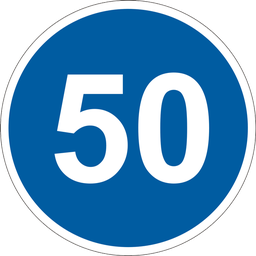
#> input picture game/assets/signs/4.7.png, 256 x 256 px; its folder holds 5 pictures in this run
$ python make_speed_signs.py
#> lines starting #> are read from the running program, lines starting #| are printed output that depends on the picture; pictures that were not available may be replaced by others from this repository, and a replacement may not be noted
"""Derives the speed-limit variants the avtodrom needs (3.24 "20"/"40", 4.7 "20")
from the official 3.24 / 4.7 images by repainting the numerals."""
import json
from pathlib import Path

from PIL import Image, ImageDraw, ImageFont

ROOT = Path(__file__).resolve().parent.parent
SIGNS = ROOT / "game" / "assets" / "signs"
FONT = "C:/Windows/Fonts/arialbd.ttf"


def repaint(src_code: str, text: str, out_code: str, fill_rgb, text_rgb, clear: float = 0.30) -> None:
    im = Image.open(SIGNS / f"{src_code}.png").convert("RGBA")
    w, h = im.size
    d = ImageDraw.Draw(im)
    cx, cy = w / 2, h / 2
    r = w * clear  # clears the numerals, keeps the red/blue ring
    d.ellipse((cx - r, cy - r * 0.95, cx + r, cy + r * 0.95), fill=fill_rgb + (255,))
    size = int(h * 0.40)
    font = ImageFont.truetype(FONT, size)
    bbox = d.textbbox((0, 0), text, font=font)
    tw, th = bbox[2] - bbox[0], bbox[3] - bbox[1]
    d.text((cx - tw / 2 - bbox[0], cy - th / 2 - bbox[1]), text, font=font, fill=text_rgb + (255,))
    im.save(SIGNS / f"{out_code}.png", optimize=True)


def main() -> None:
    blue = Image.open(SIGNS / "4.7.png").convert("RGB").getpixel((40, 128))
#> blue = (0, 92, 161)
    repaint("3.24", "20", "3.24-20", (255, 255, 255), (20, 20, 20))
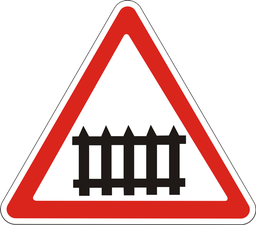
#> input picture game/assets/signs/1.1.png, 256 x 225 px, given in place of 3.24.png, which was not available
#> in repaint, im is the input picture: PIL image 256x225 RGBA; mean R, G, B, A 123.1, 86.8, 84.9, 147.2
#> in repaint, `bbox = d.textbbox((0, 0), text, font=font)`: bbox = (0, 17, 115, 85)
#> in repaint, `tw, th = bbox[2] - bbox[0], bbox[3] - bbox[1]`: tw = 115; th = 68
#> in repaint, `im.save(SIGNS / f"{out_code}.png", optimize=True)`:
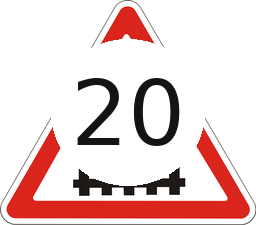
#> saved as 3.24-20.png: PIL image 256x225 RGBA; mean R, G, B, A 133.7, 109.5, 108.3, 152.7; transparent parts drawn white
    repaint("3.24", "40", "3.24-40", (255, 255, 255), (20, 20, 20))
#> call 2 of repaint, with src_code = '3.24', text = '40', out_code = '3.24-40', fill_rgb = (255, 255, 255), text_rgb = (20, 20, 20), clear = 0.3
#> in repaint (call 2), `im.save(SIGNS / f"{out_code}.png", optimize=True)`:
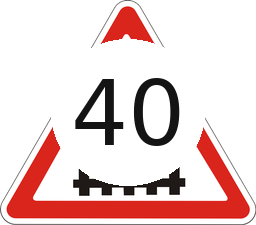
#> saved as 3.24-40.png: PIL image 256x225 RGBA; mean R, G, B, A 133.3, 109.1, 107.9, 152.7; transparent parts drawn white
    repaint("4.7", "20", "4.7-20", blue, (255, 255, 255), clear=0.41)
#> call 3 of repaint, with src_code = '4.7', text = '20', out_code = '4.7-20', fill_rgb = (0, 92, 161), text_rgb = (255, 255, 255), clear = 0.41
#> in repaint, im is the input picture: PIL image 256x256 RGBA; mean R, G, B, A 64.3, 113.9, 151.4, 201
#> in repaint (call 3), `bbox = d.textbbox((0, 0), text, font=font)`: bbox = (0, 19, 130, 96)
#> in repaint (call 3), `tw, th = bbox[2] - bbox[0], bbox[3] - bbox[1]`: tw = 130; th = 77
#> in repaint (call 3), `im.save(SIGNS / f"{out_code}.png", optimize=True)`:
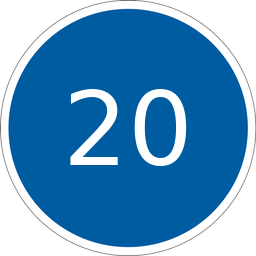
#> saved as 4.7-20.png: PIL image 256x256 RGBA; mean R, G, B, A 40.2, 98.6, 142.6, 201; transparent parts drawn white
#> (the run stopped early here; a loop or call above may not have finished)
